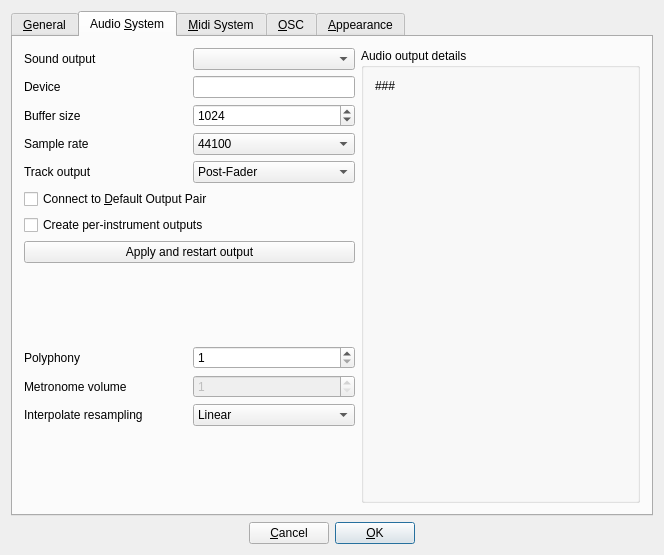
<?xml version="1.0" encoding="UTF-8"?>
<ui version="4.0">
 <class>PreferencesDialog_UI</class>
 <widget class="QDialog" name="PreferencesDialog_UI">
  <property name="geometry">
   <rect>
    <x>0</x>
    <y>0</y>
    <width>664</width>
    <height>555</height>
   </rect>
  </property>
  <property name="windowTitle">
   <string>Form1</string>
  </property>
  <layout class="QVBoxLayout" name="verticalLayout_4">
   <item>
    <widget class="QTabWidget" name="TabWidget2">
     <property name="sizePolicy">
      <sizepolicy hsizetype="Expanding" vsizetype="Expanding">
       <horstretch>0</horstretch>
       <verstretch>0</verstretch>
      </sizepolicy>
     </property>
     <property name="toolTip">
      <string/>
     </property>
     <property name="locale">
      <locale language="German" country="Germany"/>
     </property>
     <property name="tabShape">
      <enum>QTabWidget::Rounded</enum>
     </property>
     <property name="currentIndex">
      <number>1</number>
     </property>
     <widget class="QWidget" name="tab_1">
      <attribute name="title">
       <string>&amp;General</string>
      </attribute>
      <layout class="QVBoxLayout" name="verticalLayout_3">
       <item>
        <widget class="QCheckBox" name="restoreLastUsedSongCheckbox">
         <property name="minimumSize">
          <size>
           <width>0</width>
           <height>22</height>
          </size>
         </property>
         <property name="text">
          <string>&amp;Reopen last used song</string>
         </property>
         <property name="shortcut">
          <string>Alt+R</string>
         </property>
        </widget>
       </item>
       <item>
        <widget class="QCheckBox" name="restoreLastUsedPlaylistCheckbox">
         <property name="minimumSize">
          <size>
           <width>0</width>
           <height>22</height>
          </size>
         </property>
         <property name="text">
          <string>&amp;Reopen last used playlist</string>
         </property>
         <property name="shortcut">
          <string>Alt+R</string>
         </property>
        </widget>
       </item>
       <item>
        <widget class="QCheckBox" name="useRelativePlaylistPathsCheckbox">
         <property name="text">
          <string>Use relative paths for playlist</string>
         </property>
        </widget>
       </item>
       <item>
        <widget class="QCheckBox" name="hideKeyboardCursor">
         <property name="text">
          <string>Hide keyboard input cursor</string>
         </property>
        </widget>
       </item>
       <item>
        <widget class="QCheckBox" name="useLashCheckbox">
         <property name="text">
          <string>Use lash</string>
         </property>
        </widget>
       </item>
       <item>
        <spacer name="verticalSpacer_3">
         <property name="orientation">
          <enum>Qt::Vertical</enum>
         </property>
         <property name="sizeHint" stdset="0">
          <size>
           <width>20</width>
           <height>114</height>
          </size>
         </property>
        </spacer>
       </item>
       <item>
        <layout class="QFormLayout" name="formLayout">
         <item row="0" column="0">
          <widget class="QSpinBox" name="sBcountOffset">
           <property name="toolTip">
            <string>first step, adjust timing mismatch between controller/keyboard trigger latency and computed bpm</string>
           </property>
           <property name="minimum">
            <number>-200</number>
           </property>
           <property name="maximum">
            <number>200</number>
           </property>
          </widget>
         </item>
         <item row="0" column="1">
          <widget class="QLabel" name="bClabel_2">
           <property name="text">
            <string>Beat counter drift compensation in 1/10 ms   </string>
           </property>
          </widget>
         </item>
         <item row="1" column="0">
          <widget class="QSpinBox" name="sBstartOffset">
           <property name="toolTip">
            <string>second step, adjust offset between last controller/keyboard trigger and the deferred sequencer startup </string>
           </property>
           <property name="minimum">
            <number>-500</number>
           </property>
           <property name="maximum">
            <number>500</number>
           </property>
          </widget>
         </item>
         <item row="1" column="1">
          <widget class="QLabel" name="label">
           <property name="text">
            <string>Beat counter start offset in ms    </string>
           </property>
          </widget>
         </item>
         <item row="2" column="0">
          <widget class="QSpinBox" name="sBmaxBars">
           <property name="toolTip">
            <string>second step, adjust offset between last controller/keyboard trigger and the deferred sequencer startup </string>
           </property>
           <property name="minimum">
            <number>1</number>
           </property>
           <property name="maximum">
            <number>800</number>
           </property>
          </widget>
         </item>
         <item row="3" column="0">
          <widget class="QSpinBox" name="sBmaxLayers">
           <property name="toolTip">
            <string>Maximum number of instrument layers</string>
           </property>
           <property name="minimum">
            <number>16</number>
           </property>
           <property name="maximum">
            <number>8192</number>
           </property>
          </widget>
         </item>
         <item row="3" column="1">
          <widget class="QLabel" name="lblMaxLayers">
           <property name="text">
            <string>Maximum number of layers (requires restart of Hydrogen)</string>
           </property>
          </widget>
         </item>
         <item row="2" column="1">
          <widget class="QLabel" name="label_3">
           <property name="text">
            <string>Maximum number of bars</string>
           </property>
          </widget>
         </item>
        </layout>
       </item>
       <item>
        <layout class="QGridLayout" name="gridLayout">
         <item row="0" column="0" colspan="2">
          <widget class="QLabel" name="pathToRubberbandExLable">
           <property name="text">
            <string>Path to the Rubberband command-line utility</string>
           </property>
          </widget>
         </item>
         <item row="1" column="1">
          <spacer name="horizontalSpacer">
           <property name="orientation">
            <enum>Qt::Horizontal</enum>
           </property>
           <property name="sizeHint" stdset="0">
            <size>
             <width>40</width>
             <height>20</height>
            </size>
           </property>
          </spacer>
         </item>
         <item row="1" column="0">
          <widget class="QLineEdit" name="rubberbandLineEdit">
           <property name="minimumSize">
            <size>
             <width>181</width>
             <height>0</height>
            </size>
           </property>
          </widget>
         </item>
        </layout>
       </item>
      </layout>
     </widget>
     <widget class="QWidget" name="tab_2">
      <attribute name="title">
       <string>Audio &amp;System</string>
      </attribute>
      <layout class="QHBoxLayout" name="horizontalLayout_7">
       <item>
        <layout class="QVBoxLayout" name="verticalLayout">
         <item>
          <layout class="QGridLayout">
           <item row="2" column="0">
            <widget class="QLabel" name="audioDeviceLbl">
             <property name="text">
              <string>Device</string>
             </property>
            </widget>
           </item>
           <item row="3" column="0">
            <widget class="QLabel" name="buffer_sizeLbl">
             <property name="minimumSize">
              <size>
               <width>0</width>
               <height>22</height>
              </size>
             </property>
             <property name="text">
              <string>Buffer size</string>
             </property>
            </widget>
           </item>
           <item row="5" column="0">
            <widget class="QLabel" name="trackOutLbl">
             <property name="minimumSize">
              <size>
               <width>0</width>
               <height>22</height>
              </size>
             </property>
             <property name="text">
              <string>Track output</string>
             </property>
            </widget>
           </item>
           <item row="3" column="1">
            <widget class="QSpinBox" name="bufferSizeSpinBox">
             <property name="minimumSize">
              <size>
               <width>0</width>
               <height>22</height>
              </size>
             </property>
             <property name="minimum">
              <number>100</number>
             </property>
             <property name="maximum">
              <number>5000</number>
             </property>
             <property name="singleStep">
              <number>100</number>
             </property>
             <property name="value">
              <number>1024</number>
             </property>
            </widget>
           </item>
           <item row="2" column="1">
            <widget class="QLineEdit" name="m_pAudioDeviceTxt">
             <property name="sizePolicy">
              <sizepolicy hsizetype="Minimum" vsizetype="Fixed">
               <horstretch>0</horstretch>
               <verstretch>0</verstretch>
              </sizepolicy>
             </property>
            </widget>
           </item>
           <item row="4" column="1">
            <widget class="QComboBox" name="sampleRateComboBox">
             <property name="currentIndex">
              <number>0</number>
             </property>
             <item>
              <property name="text">
               <string>44100</string>
              </property>
             </item>
             <item>
              <property name="text">
               <string>48000</string>
              </property>
             </item>
             <item>
              <property name="text">
               <string>88200</string>
              </property>
             </item>
             <item>
              <property name="text">
               <string>96000</string>
              </property>
             </item>
            </widget>
           </item>
           <item row="5" column="1">
            <widget class="QComboBox" name="trackOutputComboBox">
             <property name="currentIndex">
              <number>0</number>
             </property>
             <item>
              <property name="text">
               <string>Post-Fader</string>
              </property>
             </item>
             <item>
              <property name="text">
               <string>Pre-Fader</string>
              </property>
             </item>
            </widget>
           </item>
           <item row="4" column="0">
            <widget class="QLabel" name="sampleRateLbl">
             <property name="minimumSize">
              <size>
               <width>0</width>
               <height>22</height>
              </size>
             </property>
             <property name="text">
              <string>Sample rate</string>
             </property>
            </widget>
           </item>
           <item row="1" column="1">
            <widget class="QComboBox" name="driverComboBox"/>
           </item>
           <item row="1" column="0">
            <widget class="QLabel" name="label_6">
             <property name="text">
              <string>Sound output</string>
             </property>
            </widget>
           </item>
          </layout>
         </item>
         <item>
          <layout class="QVBoxLayout">
           <property name="spacing">
            <number>6</number>
           </property>
           <item>
            <widget class="QCheckBox" name="connectDefaultsCheckBox">
             <property name="text">
              <string>Connect to &amp;Default Output Pair</string>
             </property>
             <property name="shortcut">
              <string>Alt+D</string>
             </property>
            </widget>
           </item>
           <item>
            <widget class="QCheckBox" name="trackOutsCheckBox">
             <property name="text">
              <string>Create per-instrument outputs</string>
             </property>
             <property name="shortcut">
              <string>Alt+D</string>
             </property>
            </widget>
           </item>
          </layout>
         </item>
         <item>
          <widget class="QPushButton" name="restartDriverBtn">
           <property name="text">
            <string>Apply and restart output</string>
           </property>
          </widget>
         </item>
         <item>
          <spacer name="verticalSpacer">
           <property name="orientation">
            <enum>Qt::Vertical</enum>
           </property>
           <property name="sizeHint" stdset="0">
            <size>
             <width>331</width>
             <height>13</height>
            </size>
           </property>
          </spacer>
         </item>
         <item>
          <layout class="QGridLayout">
           <item row="0" column="1">
            <widget class="QSpinBox" name="maxVoicesTxt">
             <property name="minimumSize">
              <size>
               <width>0</width>
               <height>22</height>
              </size>
             </property>
             <property name="minimum">
              <number>1</number>
             </property>
             <property name="maximum">
              <number>512</number>
             </property>
            </widget>
           </item>
           <item row="1" column="1">
            <widget class="QSpinBox" name="metronomeVolumeSpinBox">
             <property name="enabled">
              <bool>false</bool>
             </property>
             <property name="minimumSize">
              <size>
               <width>0</width>
               <height>22</height>
              </size>
             </property>
             <property name="minimum">
              <number>1</number>
             </property>
             <property name="maximum">
              <number>100</number>
             </property>
            </widget>
           </item>
           <item row="1" column="0">
            <widget class="QLabel" name="TextLabel1_4">
             <property name="minimumSize">
              <size>
               <width>0</width>
               <height>22</height>
              </size>
             </property>
             <property name="text">
              <string>Metronome volume</string>
             </property>
            </widget>
           </item>
           <item row="0" column="0">
            <widget class="QLabel" name="textLabel3_3">
             <property name="text">
              <string>Polyphony</string>
             </property>
            </widget>
           </item>
          </layout>
         </item>
         <item>
          <layout class="QHBoxLayout" name="horizontalLayout_3">
           <item>
            <widget class="QLabel" name="resapelingLbl">
             <property name="text">
              <string>Interpolate resampling</string>
             </property>
            </widget>
           </item>
           <item>
            <widget class="QComboBox" name="resampleComboBox">
             <item>
              <property name="text">
               <string>Linear</string>
              </property>
             </item>
             <item>
              <property name="text">
               <string>Cosine</string>
              </property>
             </item>
             <item>
              <property name="text">
               <string>Third</string>
              </property>
             </item>
             <item>
              <property name="text">
               <string>Cubic</string>
              </property>
             </item>
             <item>
              <property name="text">
               <string>Hermite</string>
              </property>
             </item>
            </widget>
           </item>
          </layout>
         </item>
         <item>
          <spacer name="verticalSpacer_2">
           <property name="orientation">
            <enum>Qt::Vertical</enum>
           </property>
           <property name="sizeHint" stdset="0">
            <size>
             <width>331</width>
             <height>13</height>
            </size>
           </property>
          </spacer>
         </item>
        </layout>
       </item>
       <item>
        <widget class="QGroupBox" name="groupBox">
         <property name="title">
          <string>Audio output details</string>
         </property>
         <layout class="QVBoxLayout">
          <item>
           <widget class="QLabel" name="driverInfoLbl">
            <property name="text">
             <string>###</string>
            </property>
            <property name="alignment">
             <set>Qt::AlignTop</set>
            </property>
            <property name="wordWrap">
             <bool>true</bool>
            </property>
           </widget>
          </item>
         </layout>
        </widget>
       </item>
      </layout>
     </widget>
     <widget class="QWidget" name="tab_3">
      <attribute name="title">
       <string>&amp;Midi System</string>
      </attribute>
      <layout class="QVBoxLayout" name="verticalLayout_5">
       <item>
        <layout class="QVBoxLayout" name="verticalLayout_2">
         <item>
          <layout class="QHBoxLayout" name="horizontalLayout_2">
           <item>
            <widget class="QLabel" name="textLabel1_5">
             <property name="text">
              <string>Midi driver</string>
             </property>
            </widget>
           </item>
           <item>
            <widget class="QComboBox" name="m_pMidiDriverComboBox"/>
           </item>
          </layout>
         </item>
         <item>
          <layout class="QHBoxLayout" name="horizontalLayout_6">
           <item>
            <widget class="QLabel" name="textLabel1_3_2">
             <property name="minimumSize">
              <size>
               <width>0</width>
               <height>22</height>
              </size>
             </property>
             <property name="text">
              <string>Input</string>
             </property>
            </widget>
           </item>
           <item>
            <widget class="QComboBox" name="midiPortComboBox"/>
           </item>
          </layout>
         </item>
         <item>
          <layout class="QHBoxLayout" name="horizontalLayout_10">
           <property name="topMargin">
            <number>0</number>
           </property>
           <property name="bottomMargin">
            <number>0</number>
           </property>
           <item>
            <widget class="QLabel" name="label_5">
             <property name="text">
              <string>Output</string>
             </property>
            </widget>
           </item>
           <item>
            <widget class="QComboBox" name="midiOutportComboBox"/>
           </item>
          </layout>
         </item>
         <item>
          <layout class="QHBoxLayout" name="horizontalLayout_5">
           <item>
            <widget class="QLabel" name="textLabel1_3">
             <property name="minimumSize">
              <size>
               <width>0</width>
               <height>22</height>
              </size>
             </property>
             <property name="text">
              <string>Channel</string>
             </property>
            </widget>
           </item>
           <item>
            <widget class="QComboBox" name="midiPortChannelComboBox">
             <property name="minimumSize">
              <size>
               <width>0</width>
               <height>22</height>
              </size>
             </property>
             <item>
              <property name="text">
               <string>All</string>
              </property>
             </item>
             <item>
              <property name="text">
               <string>1</string>
              </property>
             </item>
             <item>
              <property name="text">
               <string>2</string>
              </property>
             </item>
             <item>
              <property name="text">
               <string>3</string>
              </property>
             </item>
             <item>
              <property name="text">
               <string>4</string>
              </property>
             </item>
             <item>
              <property name="text">
               <string>5</string>
              </property>
             </item>
             <item>
              <property name="text">
               <string>6</string>
              </property>
             </item>
             <item>
              <property name="text">
               <string>7</string>
              </property>
             </item>
             <item>
              <property name="text">
               <string>8</string>
              </property>
             </item>
             <item>
              <property name="text">
               <string>9</string>
              </property>
             </item>
             <item>
              <property name="text">
               <string>10</string>
              </property>
             </item>
             <item>
              <property name="text">
               <string>11</string>
              </property>
             </item>
             <item>
              <property name="text">
               <string>12</string>
              </property>
             </item>
             <item>
              <property name="text">
               <string>13</string>
              </property>
             </item>
             <item>
              <property name="text">
               <string>14</string>
              </property>
             </item>
             <item>
              <property name="text">
               <string>15</string>
              </property>
             </item>
             <item>
              <property name="text">
               <string>16</string>
              </property>
             </item>
            </widget>
           </item>
          </layout>
         </item>
         <item>
          <layout class="QHBoxLayout" name="horizontalLayout_4">
           <item>
            <widget class="QCheckBox" name="m_pIgnoreNoteOffCheckBox">
             <property name="text">
              <string>Ignore note-off</string>
             </property>
            </widget>
           </item>
          </layout>
         </item>
         <item>
          <widget class="QCheckBox" name="m_pEnableMidiFeedbackCheckBox">
           <property name="text">
            <string>Enable midi feedback</string>
           </property>
          </widget>
         </item>
         <item>
          <widget class="QCheckBox" name="m_pDiscardMidiMsgCheckbox">
           <property name="text">
            <string>Discard midi messages after action has been triggered</string>
           </property>
          </widget>
         </item>
         <item>
          <layout class="QHBoxLayout" name="horizontalLayout_8">
           <item>
            <widget class="QCheckBox" name="m_pFixedMapping">
             <property name="text">
              <string>Use output note as input note</string>
             </property>
            </widget>
           </item>
          </layout>
         </item>
        </layout>
       </item>
       <item>
        <widget class="MidiTable" name="midiTable"/>
       </item>
      </layout>
     </widget>
     <widget class="QWidget" name="tab_5">
      <attribute name="title">
       <string>&amp;OSC</string>
      </attribute>
      <widget class="QWidget" name="oscWidget" native="true">
       <property name="geometry">
        <rect>
         <x>10</x>
         <y>30</y>
         <width>441</width>
         <height>121</height>
        </rect>
       </property>
       <widget class="QWidget" name="gridLayoutWidget">
        <property name="geometry">
         <rect>
          <x>0</x>
          <y>30</y>
          <width>441</width>
          <height>41</height>
         </rect>
        </property>
        <layout class="QGridLayout" name="gridLayout_3">
         <item row="1" column="0">
          <widget class="QLabel" name="label_4">
           <property name="text">
            <string>Incoming port</string>
           </property>
          </widget>
         </item>
         <item row="1" column="2">
          <spacer name="horizontalSpacer_2">
           <property name="orientation">
            <enum>Qt::Horizontal</enum>
           </property>
           <property name="sizeHint" stdset="0">
            <size>
             <width>40</width>
             <height>20</height>
            </size>
           </property>
          </spacer>
         </item>
         <item row="1" column="3">
          <widget class="QSpinBox" name="incomingOscPortSpinBox">
           <property name="toolTip">
            <string>&lt;html&gt;&lt;head/&gt;&lt;body&gt;&lt;p&gt;Port which will be used to receive incoming OSC messages&lt;/p&gt;&lt;/body&gt;&lt;/html&gt;</string>
           </property>
           <property name="maximum">
            <number>20000</number>
           </property>
           <property name="value">
            <number>9000</number>
           </property>
          </widget>
         </item>
        </layout>
       </widget>
       <widget class="QCheckBox" name="enableOscFeedbackCheckbox">
        <property name="geometry">
         <rect>
          <x>0</x>
          <y>10</y>
          <width>441</width>
          <height>25</height>
         </rect>
        </property>
        <property name="minimumSize">
         <size>
          <width>0</width>
          <height>22</height>
         </size>
        </property>
        <property name="text">
         <string>Enable OSC &amp;feedback</string>
        </property>
        <property name="shortcut">
         <string>Alt+R</string>
        </property>
       </widget>
      </widget>
      <widget class="QCheckBox" name="enableOscCheckbox">
       <property name="geometry">
        <rect>
         <x>10</x>
         <y>10</y>
         <width>441</width>
         <height>22</height>
        </rect>
       </property>
       <property name="minimumSize">
        <size>
         <width>0</width>
         <height>22</height>
        </size>
       </property>
       <property name="text">
        <string>&amp;Enable OSC support</string>
       </property>
       <property name="shortcut">
        <string>Alt+R</string>
       </property>
      </widget>
     </widget>
     <widget class="QWidget" name="tab_4">
      <attribute name="title">
       <string>&amp;Appearance</string>
      </attribute>
      <layout class="QVBoxLayout" name="verticalLayout_6">
       <item>
        <layout class="QGridLayout">
         <item row="0" column="0">
          <widget class="QLabel" name="applicationFontLbl">
           <property name="minimumSize">
            <size>
             <width>0</width>
             <height>22</height>
            </size>
           </property>
           <property name="frameShape">
            <enum>QFrame::Box</enum>
           </property>
           <property name="text">
            <string>Application font</string>
           </property>
           <property name="alignment">
            <set>Qt::AlignCenter</set>
           </property>
          </widget>
         </item>
         <item row="1" column="0">
          <widget class="QLabel" name="textLabel1_4">
           <property name="text">
            <string>Style</string>
           </property>
          </widget>
         </item>
         <item row="1" column="1">
          <widget class="QComboBox" name="styleComboBox"/>
         </item>
         <item row="0" column="1">
          <widget class="QPushButton" name="selectApplicationFontBtn">
           <property name="minimumSize">
            <size>
             <width>0</width>
             <height>22</height>
            </size>
           </property>
           <property name="text">
            <string>Select font</string>
           </property>
          </widget>
         </item>
        </layout>
       </item>
       <item>
        <layout class="QGridLayout">
         <item row="0" column="1">
          <widget class="QPushButton" name="selectMixerFontBtn">
           <property name="minimumSize">
            <size>
             <width>0</width>
             <height>22</height>
            </size>
           </property>
           <property name="text">
            <string>Select font</string>
           </property>
          </widget>
         </item>
         <item row="1" column="0">
          <widget class="QLabel" name="textLabel1">
           <property name="minimumSize">
            <size>
             <width>0</width>
             <height>22</height>
            </size>
           </property>
           <property name="text">
            <string>Meters falloff speed</string>
           </property>
          </widget>
         </item>
         <item row="1" column="1">
          <widget class="QComboBox" name="mixerFalloffComboBox">
           <property name="minimumSize">
            <size>
             <width>0</width>
             <height>22</height>
            </size>
           </property>
           <item>
            <property name="text">
             <string>Slow</string>
            </property>
           </item>
           <item>
            <property name="text">
             <string>Normal</string>
            </property>
           </item>
           <item>
            <property name="text">
             <string>Fast</string>
            </property>
           </item>
          </widget>
         </item>
         <item row="0" column="0">
          <widget class="QLabel" name="mixerFontLbl">
           <property name="minimumSize">
            <size>
             <width>0</width>
             <height>22</height>
            </size>
           </property>
           <property name="frameShape">
            <enum>QFrame::Box</enum>
           </property>
           <property name="midLineWidth">
            <number>0</number>
           </property>
           <property name="text">
            <string>Mixer font</string>
           </property>
           <property name="alignment">
            <set>Qt::AlignCenter</set>
           </property>
           <property name="margin">
            <number>0</number>
           </property>
          </widget>
         </item>
        </layout>
       </item>
       <item>
        <layout class="QGridLayout" name="_2">
         <item row="0" column="0">
          <widget class="QLabel" name="mixerFontLbl_2">
           <property name="minimumSize">
            <size>
             <width>0</width>
             <height>22</height>
            </size>
           </property>
           <property name="frameShape">
            <enum>QFrame::Box</enum>
           </property>
           <property name="lineWidth">
            <number>0</number>
           </property>
           <property name="midLineWidth">
            <number>0</number>
           </property>
           <property name="text">
            <string>Default interface layout</string>
           </property>
           <property name="alignment">
            <set>Qt::AlignLeading|Qt::AlignLeft|Qt::AlignVCenter</set>
           </property>
           <property name="margin">
            <number>0</number>
           </property>
          </widget>
         </item>
         <item row="0" column="1">
          <widget class="QComboBox" name="uiLayoutComboBox">
           <property name="minimumSize">
            <size>
             <width>0</width>
             <height>22</height>
            </size>
           </property>
           <item>
            <property name="text">
             <string>Single pane</string>
            </property>
           </item>
           <item>
            <property name="text">
             <string>Tabbed</string>
            </property>
           </item>
          </widget>
         </item>
        </layout>
       </item>
       <item>
        <layout class="QGridLayout" name="gridLayout_2">
         <item row="2" column="0">
          <widget class="QLabel" name="coloringMethodAuxLabel">
           <property name="text">
            <string>TextLabel</string>
           </property>
          </widget>
         </item>
         <item row="0" column="1">
          <widget class="QComboBox" name="coloringMethodCombo"/>
         </item>
         <item row="0" column="0">
          <widget class="QLabel" name="label_2">
           <property name="text">
            <string>Coloring method for Song Editor elements</string>
           </property>
          </widget>
         </item>
         <item row="2" column="1">
          <widget class="QSpinBox" name="coloringMethodAuxSpinBox"/>
         </item>
        </layout>
       </item>
       <item>
        <widget class="QLabel" name="textLabel3">
         <property name="text">
          <string>&lt;html&gt;&lt;head/&gt;&lt;body&gt;&lt;p&gt;&lt;span style=&quot; font-style:italic;&quot;&gt;After changing a font or the interface layout the application must be restarted.&lt;/span&gt;&lt;/p&gt;&lt;/body&gt;&lt;/html&gt;</string>
         </property>
         <property name="wordWrap">
          <bool>true</bool>
         </property>
        </widget>
       </item>
       <item>
        <spacer name="verticalSpacer_4">
         <property name="orientation">
          <enum>Qt::Vertical</enum>
         </property>
         <property name="sizeHint" stdset="0">
          <size>
           <width>20</width>
           <height>169</height>
          </size>
         </property>
        </spacer>
       </item>
      </layout>
     </widget>
    </widget>
   </item>
   <item>
    <layout class="QHBoxLayout">
     <item>
      <spacer>
       <property name="orientation">
        <enum>Qt::Horizontal</enum>
       </property>
       <property name="sizeType">
        <enum>QSizePolicy::Expanding</enum>
       </property>
       <property name="sizeHint" stdset="0">
        <size>
         <width>184</width>
         <height>16</height>
        </size>
       </property>
      </spacer>
     </item>
     <item>
      <widget class="QPushButton" name="cancelBtn">
       <property name="sizePolicy">
        <sizepolicy hsizetype="Preferred" vsizetype="Preferred">
         <horstretch>0</horstretch>
         <verstretch>0</verstretch>
        </sizepolicy>
       </property>
       <property name="minimumSize">
        <size>
         <width>0</width>
         <height>22</height>
        </size>
       </property>
       <property name="text">
        <string>&amp;Cancel</string>
       </property>
       <property name="shortcut">
        <string>Alt+C</string>
       </property>
      </widget>
     </item>
     <item>
      <widget class="QPushButton" name="okBtn">
       <property name="sizePolicy">
        <sizepolicy hsizetype="Preferred" vsizetype="Preferred">
         <horstretch>0</horstretch>
         <verstretch>0</verstretch>
        </sizepolicy>
       </property>
       <property name="minimumSize">
        <size>
         <width>0</width>
         <height>22</height>
        </size>
       </property>
       <property name="text">
        <string>&amp;OK</string>
       </property>
       <property name="shortcut">
        <string>Alt+O</string>
       </property>
       <property name="default">
        <bool>true</bool>
       </property>
       <property name="flat">
        <bool>false</bool>
       </property>
      </widget>
     </item>
     <item>
      <spacer>
       <property name="orientation">
        <enum>Qt::Horizontal</enum>
       </property>
       <property name="sizeType">
        <enum>QSizePolicy::Expanding</enum>
       </property>
       <property name="sizeHint" stdset="0">
        <size>
         <width>183</width>
         <height>16</height>
        </size>
       </property>
      </spacer>
     </item>
    </layout>
   </item>
  </layout>
 </widget>
 <layoutdefault spacing="6" margin="11"/>
 <customwidgets>
  <customwidget>
   <class>MidiTable</class>
   <extends>QTableWidget</extends>
   <header location="global">../src/Widgets/MidiTable.h</header>
  </customwidget>
 </customwidgets>
 <resources/>
 <connections/>
</ui>
